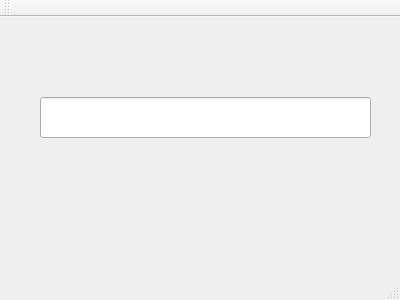
<?xml version="1.0" encoding="UTF-8"?>
<ui version="4.0">
 <class>MainWindow</class>
 <widget class="QMainWindow" name="MainWindow">
  <property name="geometry">
   <rect>
    <x>0</x>
    <y>0</y>
    <width>400</width>
    <height>300</height>
   </rect>
  </property>
  <property name="windowTitle">
   <string>MainWindow</string>
  </property>
  <widget class="QWidget" name="centralWidget">
   <widget class="QLineEdit" name="lineEdit_inputbox">
    <property name="geometry">
     <rect>
      <x>40</x>
      <y>80</y>
      <width>331</width>
      <height>41</height>
     </rect>
    </property>
   </widget>
  </widget>
  <widget class="QMenuBar" name="menuBar">
   <property name="geometry">
    <rect>
     <x>0</x>
     <y>0</y>
     <width>400</width>
     <height>22</height>
    </rect>
   </property>
  </widget>
  <widget class="QToolBar" name="mainToolBar">
   <attribute name="toolBarArea">
    <enum>TopToolBarArea</enum>
   </attribute>
   <attribute name="toolBarBreak">
    <bool>false</bool>
   </attribute>
  </widget>
  <widget class="QStatusBar" name="statusBar"/>
 </widget>
 <layoutdefault spacing="6" margin="11"/>
 <resources/>
 <connections/>
</ui>
